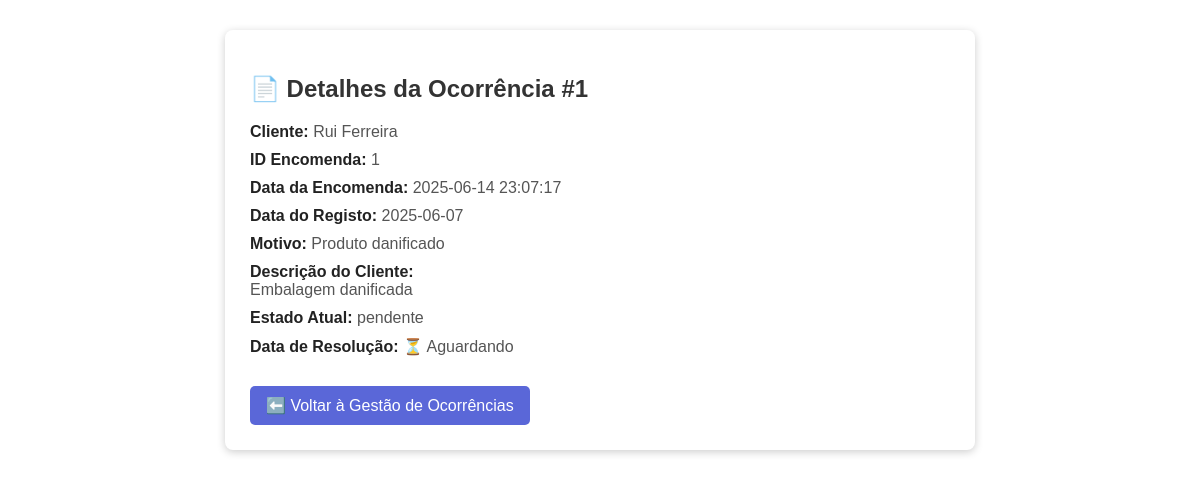
Screenshot of /justificacoes.php?id=1 with the database file from the repository.
### tables this page shows
CREATE TABLE `ocorrencia` (
  `id_ocorrencia` int(11) NOT NULL,
  `id_encomenda` int(11) NOT NULL,
  `data_registo` date NOT NULL,
  `data_resolucao` date DEFAULT NULL,
  `descricao` text DEFAULT NULL,
  `registado_por` varchar(100) DEFAULT NULL,
  `resolvido_por` varchar(100) DEFAULT NULL,
  `motivo` varchar(255) DEFAULT NULL,
  `estado` varchar(20) DEFAULT NULL,
  `criado_por` varchar(100) NOT NULL,
  `data_criacao` datetime DEFAULT current_timestamp(),
  `modificado_por` varchar(100) DEFAULT NULL,
  `data_modificacao` datetime DEFAULT NULL,
  `estado_registo` varchar(10) DEFAULT 'ativo'
);

CREATE TABLE `cliente` (
  `id_cliente` int(11) NOT NULL,
  `nome` varchar(100) NOT NULL,
  `email` varchar(100) NOT NULL,
  `senha` varchar(255) NOT NULL,
  `nif` varchar(15) DEFAULT NULL,
  `morada` varchar(255) DEFAULT NULL,
  `genero` varchar(20) DEFAULT NULL,
  `criado_por` varchar(100) NOT NULL,
  `data_criacao` datetime DEFAULT current_timestamp(),
  `modificado_por` varchar(100) DEFAULT NULL,
  `data_modificacao` datetime DEFAULT NULL,
  `estado_registo` varchar(10) DEFAULT 'ativo'
);

CREATE TABLE `encomenda_cliente` (
  `id_encomenda` int(11) NOT NULL,
  `id_cliente` int(11) NOT NULL,
  `data_encomenda` datetime NOT NULL DEFAULT current_timestamp(),
  `morada_entrega` varchar(255) DEFAULT NULL,
  `data_prevista_entrega` date DEFAULT NULL,
  `valor_total_produto` decimal(10,2) DEFAULT NULL,
  `valor_total_transporte` decimal(10,2) DEFAULT NULL,
  `valor_total_impostos` decimal(10,2) DEFAULT NULL,
  `estado` varchar(20) DEFAULT NULL,
  `tracking_id` varchar(100) NOT NULL,
  `transportadora` varchar(20) NOT NULL,
  `criado_por` varchar(100) NOT NULL,
  `data_criacao` datetime DEFAULT current_timestamp(),
  `modificado_por` varchar(100) DEFAULT NULL,
  `data_modificacao` datetime DEFAULT NULL,
  `estado_registo` varchar(10) DEFAULT 'ativo'
);

### justificacoes.php (the view, shortened to what this page needs)
<?php
require_once 'db.php';
$id_ocorrencia = intval($_GET['id']);
$sql = "SELECT o.id_ocorrencia, o.id_encomenda, o.data_registo, o.data_resolucao,
               o.descricao, o.estado, o.motivo, c.nome AS cliente_nome, e.data_encomenda
        FROM ocorrencia o
        LEFT JOIN encomenda_cliente e ON o.id_encomenda = e.id_encomenda
        LEFT JOIN cliente c ON e.id_cliente = c.id_cliente
        WHERE o.id_ocorrencia = ?";
$stmt = $conn->prepare($sql);
$stmt->bind_param("i", $id_ocorrencia);
$stmt->execute();
$result = $stmt->get_result();
$ocorrencia = $result->fetch_assoc();
?>
<!DOCTYPE html>
<html lang="pt">
<head>
</head>
<body>
  <div class="container">
    <h2>📄 Detalhes da Ocorrência #<?= htmlspecialchars($ocorrencia['id_ocorrencia']) ?></h2>
    <p><span class="label">Cliente:</span> <?= htmlspecialchars($ocorrencia['cliente_nome']) ?></p>
    <p><span class="label">ID Encomenda:</span> <?= htmlspecialchars($ocorrencia['id_encomenda']) ?></p>
    <p><span class="label">Data da Encomenda:</span> <?= htmlspecialchars($ocorrencia['data_encomenda']) ?></p>
    <p><span class="label">Data do Registo:</span> <?= htmlspecialchars($ocorrencia['data_registo']) ?></p>
    <p><span class="label">Motivo:</span> <?= htmlspecialchars($ocorrencia['motivo']) ?></p>
    <p><span class="label">Descrição do Cliente:</span><br> <?= nl2br(htmlspecialchars($ocorrencia['descricao'])) ?></p>
    <p><span class="label">Estado Atual:</span> <?= htmlspecialchars($ocorrencia['estado']) ?></p>
    <p><span class="label">Data de Resolução:</span> <?= $ocorrencia['data_resolucao'] ? htmlspecialchars($ocorrencia['data_resolucao']) : "⏳ Aguardando" ?></p>
    <a href="Gocorrencias.php" class="btn-voltar">⬅️ Voltar à Gestão de Ocorrências</a>
  </div>
</body>
</html>

### justificacoes.php (style rules this page uses)
body { font-family: Arial, sans-serif; background-image: url('imagens/ocorrencia.jpg'); background-size: cover; background-position: center; background-repeat: no-repeat; background-attachment: fixed; margin: 0; padding: 30px; min-height: 100vh; }
.container { background: white; padding: 25px; border-radius: 8px; max-width: 700px; margin: auto; box-shadow: 0 2px 8px rgba(0,0,0,0.2); }
h2 { color: #333; }
p { margin: 10px 0; color: #555; }
.label { font-weight: bold; color: #222; }
.btn-voltar { display: inline-block; margin-top: 20px; padding: 10px 16px; background-color: #5a67d8; color: white; text-decoration: none; border-radius: 5px; transition: background-color 0.3s ease; }

### rows the page displays
ocorrencia: id_ocorrencia "1", cliente.nome "Rui Ferreira", id_encomenda "1", id_encomenda.data_encomenda "2025-06-14 23:07:17", data_registo "2025-06-07", motivo "Produto danificado", descricao "Embalagem danificada", estado "pendente"
